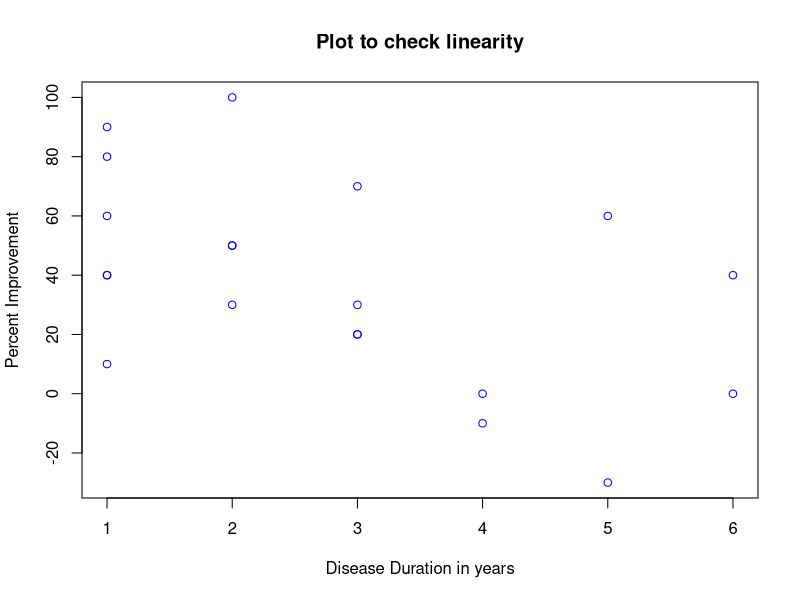
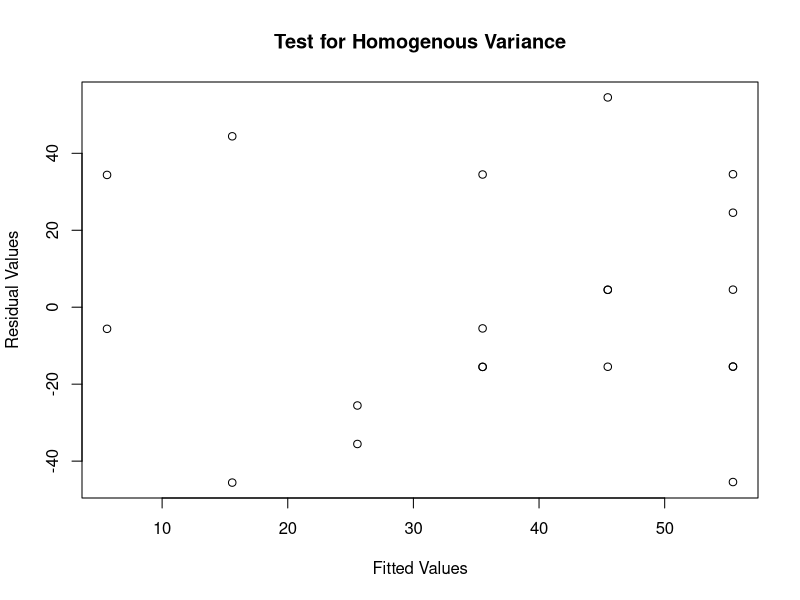
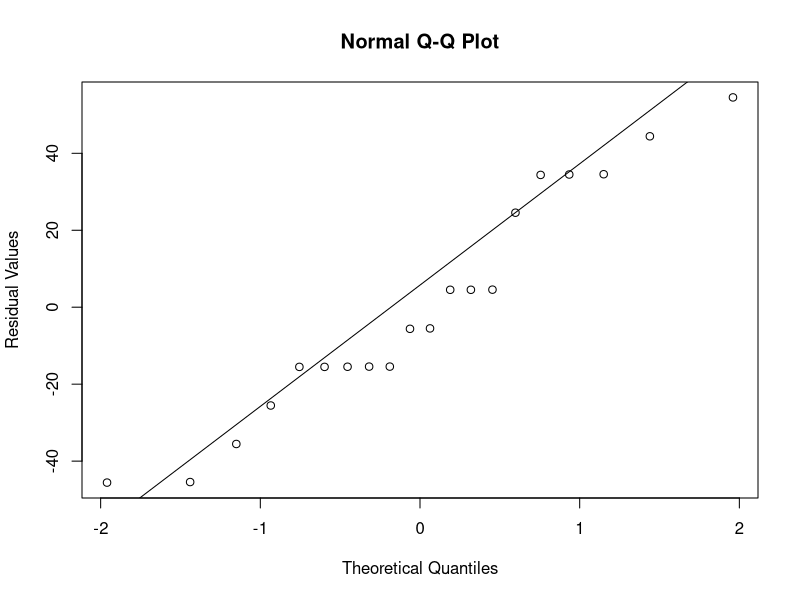
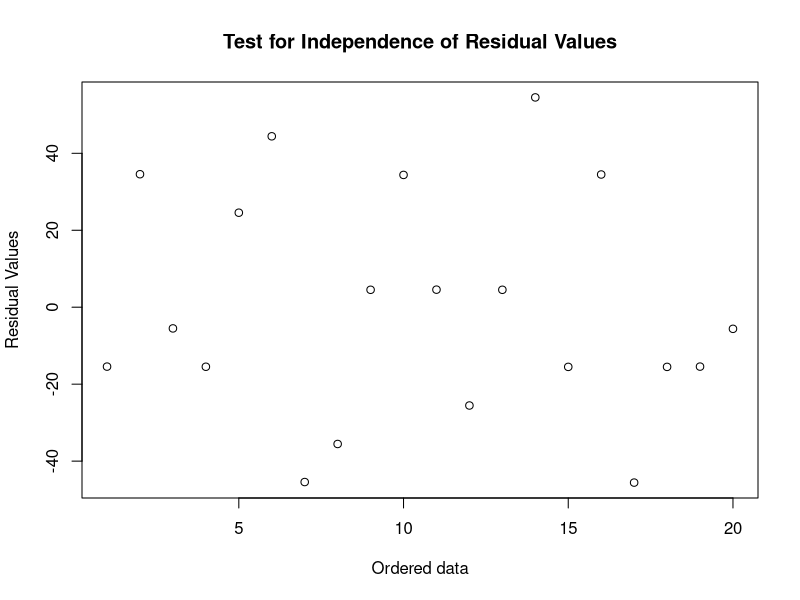

Recreate these plots in R, in order.

#MATH 5302 STATISTICAL METHODS
#FINAL PROJECT

#NEERAJA GOPAL
#1001119411

#QUESTION 3

setwd("C:/Users/Neeraja/Documents/R")
var=read.table("Disease Data Set.txt",header=T)
#Part b
p_duration=var$Disease_duration
improve=var$Improvement
plot(p_duration,improve,xlab=("Disease Duration in years"),ylab=("Percent Improvement"),main="Plot to check linearity",col="blue")
a=lm(improve~p_duration,data=var)
summary(a)
#Assumptions
#Homogenous Variance
res=a$residuals
res
fit=a$fitted.values
fit
plot(fit,res,ylab="Residual Values",xlab="Fitted Values",main="Test for Homogenous Variance")
#Normality
qqnorm(res,ylab="Residual Values")
qqline(res)
#Independence of Residuals
plot(res,ylab="Residual Values",xlab="Ordered data",main="Test for Independence of Residual Values")


